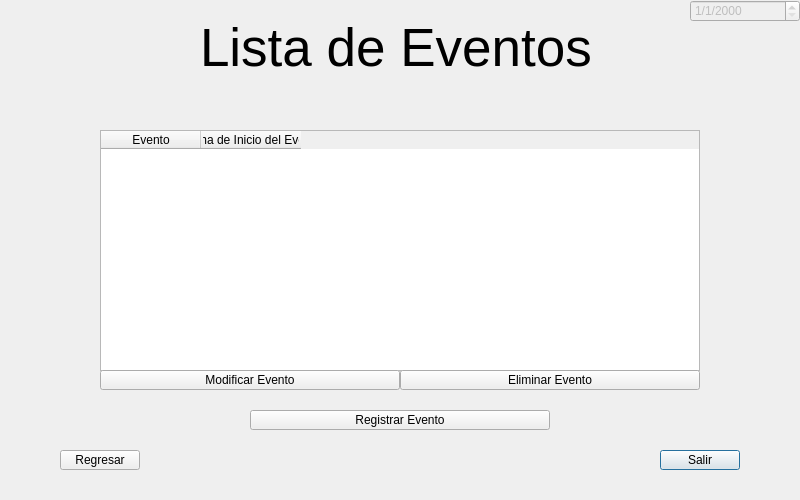
<?xml version="1.0" encoding="UTF-8"?>
<ui version="4.0">
 <class>OrganizingWindow</class>
 <widget class="QDialog" name="OrganizingWindow">
  <property name="enabled">
   <bool>true</bool>
  </property>
  <property name="geometry">
   <rect>
    <x>0</x>
    <y>0</y>
    <width>800</width>
    <height>500</height>
   </rect>
  </property>
  <property name="windowTitle">
   <string>Championship</string>
  </property>
  <property name="windowIcon">
   <iconset resource="img/logo.qrc">
    <normaloff>:/logo/logo.png</normaloff>:/logo/logo.png</iconset>
  </property>
  <widget class="QPushButton" name="pbSalir">
   <property name="geometry">
    <rect>
     <x>660</x>
     <y>450</y>
     <width>80</width>
     <height>20</height>
    </rect>
   </property>
   <property name="text">
    <string>Salir</string>
   </property>
  </widget>
  <widget class="QPushButton" name="pbRegresar">
   <property name="geometry">
    <rect>
     <x>60</x>
     <y>450</y>
     <width>80</width>
     <height>20</height>
    </rect>
   </property>
   <property name="text">
    <string>Regresar</string>
   </property>
  </widget>
  <widget class="QLabel" name="qlTitulo">
   <property name="geometry">
    <rect>
     <x>200</x>
     <y>20</y>
     <width>391</width>
     <height>55</height>
    </rect>
   </property>
   <property name="font">
    <font>
     <pointsize>40</pointsize>
    </font>
   </property>
   <property name="text">
    <string>Lista de Eventos</string>
   </property>
  </widget>
  <widget class="QTableWidget" name="qtEventList">
   <property name="enabled">
    <bool>true</bool>
   </property>
   <property name="geometry">
    <rect>
     <x>100</x>
     <y>130</y>
     <width>600</width>
     <height>241</height>
    </rect>
   </property>
   <property name="autoFillBackground">
    <bool>false</bool>
   </property>
   <property name="dragEnabled">
    <bool>false</bool>
   </property>
   <property name="alternatingRowColors">
    <bool>false</bool>
   </property>
   <property name="rowCount">
    <number>0</number>
   </property>
   <property name="columnCount">
    <number>2</number>
   </property>
   <column>
    <property name="text">
     <string>Evento</string>
    </property>
   </column>
   <column>
    <property name="text">
     <string>Fecha de Inicio del Evento</string>
    </property>
   </column>
  </widget>
  <widget class="QPushButton" name="pbModificar">
   <property name="geometry">
    <rect>
     <x>100</x>
     <y>370</y>
     <width>300</width>
     <height>20</height>
    </rect>
   </property>
   <property name="text">
    <string>Modificar Evento</string>
   </property>
  </widget>
  <widget class="QPushButton" name="pbEliminar">
   <property name="geometry">
    <rect>
     <x>400</x>
     <y>370</y>
     <width>300</width>
     <height>20</height>
    </rect>
   </property>
   <property name="text">
    <string>Eliminar Evento</string>
   </property>
  </widget>
  <widget class="QPushButton" name="pbRegistrar">
   <property name="geometry">
    <rect>
     <x>250</x>
     <y>410</y>
     <width>300</width>
     <height>20</height>
    </rect>
   </property>
   <property name="text">
    <string>Registrar Evento</string>
   </property>
  </widget>
  <widget class="QDateEdit" name="deCurrDate">
   <property name="enabled">
    <bool>false</bool>
   </property>
   <property name="geometry">
    <rect>
     <x>690</x>
     <y>0</y>
     <width>110</width>
     <height>22</height>
    </rect>
   </property>
   <property name="displayFormat">
    <string>d/M/yyyy</string>
   </property>
  </widget>
 </widget>
 <resources>
  <include location="img/logo.qrc"/>
 </resources>
 <connections>
  <connection>
   <sender>pbSalir</sender>
   <signal>clicked()</signal>
   <receiver>OrganizingWindow</receiver>
   <slot>close()</slot>
   <hints>
    <hint type="sourcelabel">
     <x>685</x>
     <y>458</y>
    </hint>
    <hint type="destinationlabel">
     <x>632</x>
     <y>453</y>
    </hint>
   </hints>
  </connection>
  <connection>
   <sender>pbRegistrar</sender>
   <signal>clicked()</signal>
   <receiver>OrganizingWindow</receiver>
   <slot>close()</slot>
   <hints>
    <hint type="sourcelabel">
     <x>539</x>
     <y>420</y>
    </hint>
    <hint type="destinationlabel">
     <x>589</x>
     <y>414</y>
    </hint>
   </hints>
  </connection>
  <connection>
   <sender>pbRegresar</sender>
   <signal>clicked()</signal>
   <receiver>OrganizingWindow</receiver>
   <slot>close()</slot>
   <hints>
    <hint type="sourcelabel">
     <x>121</x>
     <y>462</y>
    </hint>
    <hint type="destinationlabel">
     <x>176</x>
     <y>453</y>
    </hint>
   </hints>
  </connection>
 </connections>
</ui>
